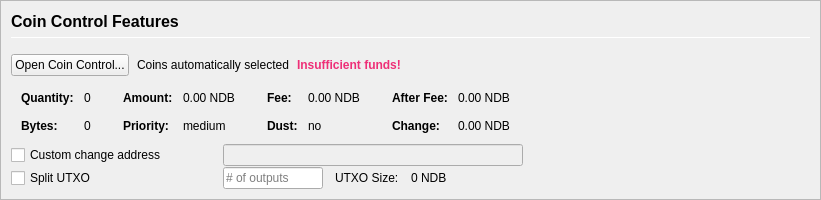
         <widget class="QFrame" name="frameCoinControl">
          <property name="sizePolicy">
           <sizepolicy hsizetype="Expanding" vsizetype="Expanding">
            <horstretch>0</horstretch>
            <verstretch>0</verstretch>
           </sizepolicy>
          </property>
          <property name="maximumSize">
           <size>
            <width>16777215</width>
            <height>16777215</height>
           </size>
          </property>
          <property name="frameShape">
           <enum>QFrame::StyledPanel</enum>
          </property>
          <property name="frameShadow">
           <enum>QFrame::Sunken</enum>
          </property>
          <layout class="QVBoxLayout" name="verticalLayoutCoinControl2">
           <property name="spacing">
            <number>0</number>
           </property>
           <property name="leftMargin">
            <number>0</number>
           </property>
           <property name="topMargin">
            <number>0</number>
           </property>
           <property name="rightMargin">
            <number>0</number>
           </property>
           <property name="bottomMargin">
            <number>0</number>
           </property>
           <item>
            <widget class="QFrame" name="frameCoinControl_BG">
             <layout class="QVBoxLayout" name="verticalLayoutCoinControl" stretch="0,0,0,0,0,0">
              <property name="spacing">
               <number>1</number>
              </property>
              <property name="leftMargin">
               <number>10</number>
              </property>
              <property name="topMargin">
               <number>10</number>
              </property>
              <item>
               <layout class="QHBoxLayout" name="horizontalLayoutCoinControl1">
                <property name="bottomMargin">
                 <number>15</number>
                </property>
                <item>
                 <layout class="QVBoxLayout" name="verticalLayout_3">
                  <property name="spacing">
                   <number>6</number>
                  </property>
                  <item>
                   <widget class="QLabel" name="labelCoinControlFeatures">
                    <property name="sizePolicy">
                     <sizepolicy hsizetype="Preferred" vsizetype="Maximum">
                      <horstretch>0</horstretch>
                      <verstretch>0</verstretch>
                     </sizepolicy>
                    </property>
                    <property name="minimumSize">
                     <size>
                      <width>0</width>
                      <height>20</height>
                     </size>
                    </property>
                    <property name="font">
                     <font>
                      <pointsize>12</pointsize>
                      <weight>75</weight>
                      <bold>true</bold>
                     </font>
                    </property>
                    <property name="styleSheet">
                     <string notr="true">font-weight:bold;</string>
                    </property>
                    <property name="text">
                     <string>Coin Control Features</string>
                    </property>
                   </widget>
                  </item>
                  <item>
                   <widget class="Line" name="line">
                    <property name="minimumSize">
                     <size>
                      <width>0</width>
                      <height>1</height>
                     </size>
                    </property>
                    <property name="maximumSize">
                     <size>
                      <width>16777215</width>
                      <height>1</height>
                     </size>
                    </property>
                    <property name="orientation">
                     <enum>Qt::Horizontal</enum>
                    </property>
                   </widget>
                  </item>
                 </layout>
                </item>
               </layout>
              </item>
              <item>
               <layout class="QHBoxLayout" name="horizontalLayoutCoinControl2" stretch="0,0,0,0">
                <property name="spacing">
                 <number>8</number>
                </property>
                <property name="bottomMargin">
                 <number>10</number>
                </property>
                <item>
                 <widget class="QPushButton" name="pushButtonCoinControl">
                  <property name="styleSheet">
                   <string notr="true"/>
                  </property>
                  <property name="text">
                   <string>Open Coin Control...</string>
                  </property>
                  <property name="autoDefault">
                   <bool>false</bool>
                  </property>
                 </widget>
                </item>
                <item>
                 <widget class="QLabel" name="labelCoinControlAutomaticallySelected">
                  <property name="text">
                   <string>Coins automatically selected</string>
                  </property>
                  <property name="margin">
                   <number>5</number>
                  </property>
                 </widget>
                </item>
                <item>
                 <widget class="QLabel" name="labelCoinControlInsuffFunds">
                  <property name="font">
                   <font>
                    <weight>75</weight>
                    <bold>true</bold>
                   </font>
                  </property>
                  <property name="styleSheet">
                   <string notr="true">color: #ee2f77;font-weight:bold;</string>
                  </property>
                  <property name="text">
                   <string>Insufficient funds!</string>
                  </property>
                  <property name="margin">
                   <number>5</number>
                  </property>
                 </widget>
                </item>
                <item>
                 <spacer name="horizontalSpacerCoinControl">
                  <property name="orientation">
                   <enum>Qt::Horizontal</enum>
                  </property>
                  <property name="sizeHint" stdset="0">
                   <size>
                    <width>40</width>
                    <height>1</height>
                   </size>
                  </property>
                 </spacer>
                </item>
               </layout>
              </item>
              <item>
               <widget class="QWidget" name="widgetCoinControl" native="true">
                <property name="sizePolicy">
                 <sizepolicy hsizetype="Preferred" vsizetype="Preferred">
                  <horstretch>0</horstretch>
                  <verstretch>0</verstretch>
                 </sizepolicy>
                </property>
                <property name="minimumSize">
                 <size>
                  <width>0</width>
                  <height>0</height>
                 </size>
                </property>
                <property name="styleSheet">
                 <string notr="true"/>
                </property>
                <layout class="QHBoxLayout" name="horizontalLayoutCoinControl5">
                 <property name="leftMargin">
                  <number>0</number>
                 </property>
                 <property name="topMargin">
                  <number>0</number>
                 </property>
                 <property name="rightMargin">
                  <number>0</number>
                 </property>
                 <property name="bottomMargin">
                  <number>0</number>
                 </property>
                 <item>
                  <layout class="QHBoxLayout" name="horizontalLayoutCoinControl3" stretch="0,0,0,1">
                   <property name="spacing">
                    <number>20</number>
                   </property>
                   <property name="topMargin">
                    <number>0</number>
                   </property>
                   <property name="bottomMargin">
                    <number>10</number>
                   </property>
                   <item>
                    <layout class="QFormLayout" name="formLayoutCoinControl1">
                     <property name="horizontalSpacing">
                      <number>10</number>
                     </property>
                     <property name="verticalSpacing">
                      <number>14</number>
                     </property>
                     <property name="leftMargin">
                      <number>10</number>
                     </property>
                     <property name="topMargin">
                      <number>4</number>
                     </property>
                     <property name="rightMargin">
                      <number>6</number>
                     </property>
                     <item row="0" column="0">
                      <widget class="QLabel" name="labelCoinControlQuantityText">
                       <property name="font">
                        <font>
                         <weight>75</weight>
                         <bold>true</bold>
                        </font>
                       </property>
                       <property name="text">
                        <string>Quantity:</string>
                       </property>
                       <property name="margin">
                        <number>0</number>
                       </property>
                      </widget>
                     </item>
                     <item row="0" column="1">
                      <widget class="QLabel" name="labelCoinControlQuantity">
                       <property name="cursor">
                        <cursorShape>IBeamCursor</cursorShape>
                       </property>
                       <property name="contextMenuPolicy">
                        <enum>Qt::ActionsContextMenu</enum>
                       </property>
                       <property name="text">
                        <string notr="true">0</string>
                       </property>
                       <property name="margin">
                        <number>0</number>
                       </property>
                       <property name="textInteractionFlags">
                        <set>Qt::LinksAccessibleByMouse|Qt::TextSelectableByKeyboard|Qt::TextSelectableByMouse</set>
                       </property>
                      </widget>
                     </item>
                     <item row="1" column="0">
                      <widget class="QLabel" name="labelCoinControlBytesText">
                       <property name="font">
                        <font>
                         <weight>75</weight>
                         <bold>true</bold>
                        </font>
                       </property>
                       <property name="text">
                        <string>Bytes:</string>
                       </property>
                      </widget>
                     </item>
                     <item row="1" column="1">
                      <widget class="QLabel" name="labelCoinControlBytes">
                       <property name="cursor">
                        <cursorShape>IBeamCursor</cursorShape>
                       </property>
                       <property name="contextMenuPolicy">
                        <enum>Qt::ActionsContextMenu</enum>
                       </property>
                       <property name="text">
                        <string notr="true">0</string>
                       </property>
                       <property name="textInteractionFlags">
                        <set>Qt::LinksAccessibleByMouse|Qt::TextSelectableByKeyboard|Qt::TextSelectableByMouse</set>
                       </property>
                      </widget>
                     </item>
                    </layout>
                   </item>
                   <item>
                    <layout class="QFormLayout" name="formLayoutCoinControl2">
                     <property name="horizontalSpacing">
                      <number>10</number>
                     </property>
                     <property name="verticalSpacing">
                      <number>14</number>
                     </property>
                     <property name="leftMargin">
                      <number>6</number>
                     </property>
                     <property name="topMargin">
                      <number>4</number>
                     </property>
                     <property name="rightMargin">
                      <number>6</number>
                     </property>
                     <item row="0" column="0">
                      <widget class="QLabel" name="labelCoinControlAmountText">
                       <property name="font">
                        <font>
                         <weight>75</weight>
                         <bold>true</bold>
                        </font>
                       </property>
                       <property name="text">
                        <string>Amount:</string>
                       </property>
                       <property name="margin">
                        <number>0</number>
                       </property>
                      </widget>
                     </item>
                     <item row="0" column="1">
                      <widget class="QLabel" name="labelCoinControlAmount">
                       <property name="cursor">
                        <cursorShape>IBeamCursor</cursorShape>
                       </property>
                       <property name="contextMenuPolicy">
                        <enum>Qt::ActionsContextMenu</enum>
                       </property>
                       <property name="text">
                        <string notr="true">0.00 NDB</string>
                       </property>
                       <property name="textInteractionFlags">
                        <set>Qt::LinksAccessibleByMouse|Qt::TextSelectableByKeyboard|Qt::TextSelectableByMouse</set>
                       </property>
                      </widget>
                     </item>
                     <item row="1" column="0">
                      <widget class="QLabel" name="labelCoinControlPriorityText">
                       <property name="font">
                        <font>
                         <weight>75</weight>
                         <bold>true</bold>
                        </font>
                       </property>
                       <property name="text">
                        <string>Priority:</string>
                       </property>
                      </widget>
                     </item>
                     <item row="1" column="1">
                      <widget class="QLabel" name="labelCoinControlPriority">
                       <property name="cursor">
                        <cursorShape>IBeamCursor</cursorShape>
                       </property>
                       <property name="contextMenuPolicy">
                        <enum>Qt::ActionsContextMenu</enum>
                       </property>
                       <property name="text">
                        <string>medium</string>
                       </property>
                       <property name="textInteractionFlags">
                        <set>Qt::LinksAccessibleByMouse|Qt::TextSelectableByKeyboard|Qt::TextSelectableByMouse</set>
                       </property>
                      </widget>
                     </item>
                    </layout>
                   </item>
                   <item>
                    <layout class="QFormLayout" name="formLayoutCoinControl3">
                     <property name="horizontalSpacing">
                      <number>10</number>
                     </property>
                     <property name="verticalSpacing">
                      <number>14</number>
                     </property>
                     <property name="leftMargin">
                      <number>6</number>
                     </property>
                     <property name="topMargin">
                      <number>4</number>
                     </property>
                     <property name="rightMargin">
                      <number>6</number>
                     </property>
                     <item row="0" column="0">
                      <widget class="QLabel" name="labelCoinControlFeeText">
                       <property name="font">
                        <font>
                         <weight>75</weight>
                         <bold>true</bold>
                        </font>
                       </property>
                       <property name="text">
                        <string>Fee:</string>
                       </property>
                       <property name="margin">
                        <number>0</number>
                       </property>
                      </widget>
                     </item>
                     <item row="0" column="1">
                      <widget class="QLabel" name="labelCoinControlFee">
                       <property name="cursor">
                        <cursorShape>IBeamCursor</cursorShape>
                       </property>
                       <property name="contextMenuPolicy">
                        <enum>Qt::ActionsContextMenu</enum>
                       </property>
                       <property name="text">
                        <string notr="true">0.00 NDB</string>
                       </property>
                       <property name="textInteractionFlags">
                        <set>Qt::LinksAccessibleByMouse|Qt::TextSelectableByKeyboard|Qt::TextSelectableByMouse</set>
                       </property>
                      </widget>
                     </item>
                     <item row="1" column="0">
                      <widget class="QLabel" name="labelCoinControlLowOutputText">
                       <property name="font">
                        <font>
                         <weight>75</weight>
                         <bold>true</bold>
                        </font>
                       </property>
                       <property name="text">
                        <string>Dust:</string>
                       </property>
                      </widget>
                     </item>
                     <item row="1" column="1">
                      <widget class="QLabel" name="labelCoinControlLowOutput">
                       <property name="cursor">
                        <cursorShape>IBeamCursor</cursorShape>
                       </property>
                       <property name="contextMenuPolicy">
                        <enum>Qt::ActionsContextMenu</enum>
                       </property>
                       <property name="text">
                        <string>no</string>
                       </property>
                       <property name="textInteractionFlags">
                        <set>Qt::LinksAccessibleByMouse|Qt::TextSelectableByKeyboard|Qt::TextSelectableByMouse</set>
                       </property>
                      </widget>
                     </item>
                    </layout>
                   </item>
                   <item>
                    <layout class="QFormLayout" name="formLayoutCoinControl4">
                     <property name="horizontalSpacing">
                      <number>10</number>
                     </property>
                     <property name="verticalSpacing">
                      <number>14</number>
                     </property>
                     <property name="leftMargin">
                      <number>6</number>
                     </property>
                     <property name="topMargin">
                      <number>4</number>
                     </property>
                     <property name="rightMargin">
                      <number>6</number>
                     </property>
                     <item row="0" column="0">
                      <widget class="QLabel" name="labelCoinControlAfterFeeText">
                       <property name="font">
                        <font>
                         <weight>75</weight>
                         <bold>true</bold>
                        </font>
                       </property>
                       <property name="text">
                        <string>After Fee:</string>
                       </property>
                       <property name="margin">
                        <number>0</number>
                       </property>
                      </widget>
                     </item>
                     <item row="0" column="1">
                      <widget class="QLabel" name="labelCoinControlAfterFee">
                       <property name="cursor">
                        <cursorShape>IBeamCursor</cursorShape>
                       </property>
                       <property name="contextMenuPolicy">
                        <enum>Qt::ActionsContextMenu</enum>
                       </property>
                       <property name="text">
                        <string notr="true">0.00 NDB</string>
                       </property>
                       <property name="textInteractionFlags">
                        <set>Qt::LinksAccessibleByMouse|Qt::TextSelectableByKeyboard|Qt::TextSelectableByMouse</set>
                       </property>
                      </widget>
                     </item>
                     <item row="1" column="0">
                      <widget class="QLabel" name="labelCoinControlChangeText">
                       <property name="font">
                        <font>
                         <weight>75</weight>
                         <bold>true</bold>
                        </font>
                       </property>
                       <property name="text">
                        <string>Change:</string>
                       </property>
                      </widget>
                     </item>
                     <item row="1" column="1">
                      <widget class="QLabel" name="labelCoinControlChange">
                       <property name="cursor">
                        <cursorShape>IBeamCursor</cursorShape>
                       </property>
                       <property name="contextMenuPolicy">
                        <enum>Qt::ActionsContextMenu</enum>
                       </property>
                       <property name="text">
                        <string notr="true">0.00 NDB</string>
                       </property>
                       <property name="textInteractionFlags">
                        <set>Qt::LinksAccessibleByMouse|Qt::TextSelectableByKeyboard|Qt::TextSelectableByMouse</set>
                       </property>
                      </widget>
                     </item>
                    </layout>
                   </item>
                  </layout>
                 </item>
                </layout>
               </widget>
              </item>
              <item>
               <layout class="QHBoxLayout" name="horizontalLayoutCoinControl4">
                <property name="spacing">
                 <number>12</number>
                </property>
                <property name="sizeConstraint">
                 <enum>QLayout::SetDefaultConstraint</enum>
                </property>
                <property name="topMargin">
                 <number>0</number>
                </property>
                <property name="rightMargin">
                 <number>0</number>
                </property>
                <item>
                 <widget class="QCheckBox" name="checkBoxCoinControlChange">
                  <property name="sizePolicy">
                   <sizepolicy hsizetype="Preferred" vsizetype="Preferred">
                    <horstretch>0</horstretch>
                    <verstretch>0</verstretch>
                   </sizepolicy>
                  </property>
                  <property name="minimumSize">
                   <size>
                    <width>200</width>
                    <height>0</height>
                   </size>
                  </property>
                  <property name="maximumSize">
                   <size>
                    <width>200</width>
                    <height>16777215</height>
                   </size>
                  </property>
                  <property name="toolTip">
                   <string>If this is activated, but the change address is empty or invalid, change will be sent to a newly generated address.</string>
                  </property>
                  <property name="text">
                   <string>Custom change address</string>
                  </property>
                 </widget>
                </item>
                <item>
                 <widget class="QValidatedLineEdit" name="lineEditCoinControlChange">
                  <property name="enabled">
                   <bool>false</bool>
                  </property>
                  <property name="sizePolicy">
                   <sizepolicy hsizetype="Preferred" vsizetype="Preferred">
                    <horstretch>0</horstretch>
                    <verstretch>0</verstretch>
                   </sizepolicy>
                  </property>
                  <property name="minimumSize">
                   <size>
                    <width>300</width>
                    <height>0</height>
                   </size>
                  </property>
                 </widget>
                </item>
                <item>
                 <widget class="QLabel" name="labelCoinControlChangeLabel">
                  <property name="sizePolicy">
                   <sizepolicy hsizetype="Preferred" vsizetype="Preferred">
                    <horstretch>0</horstretch>
                    <verstretch>0</verstretch>
                   </sizepolicy>
                  </property>
                  <property name="minimumSize">
                   <size>
                    <width>100</width>
                    <height>0</height>
                   </size>
                  </property>
                  <property name="text">
                   <string/>
                  </property>
                  <property name="margin">
                   <number>3</number>
                  </property>
                 </widget>
                </item>
               </layout>
              </item>
              <item>
               <layout class="QHBoxLayout" name="horizontalLayoutCoinControl6">
                <property name="spacing">
                 <number>12</number>
                </property>
                <property name="rightMargin">
                 <number>0</number>
                </property>
                <item>
                 <widget class="QCheckBox" name="splitBlockCheckBox">
                  <property name="sizePolicy">
                   <sizepolicy hsizetype="Preferred" vsizetype="Preferred">
                    <horstretch>0</horstretch>
                    <verstretch>0</verstretch>
                   </sizepolicy>
                  </property>
                  <property name="minimumSize">
                   <size>
                    <width>200</width>
                    <height>0</height>
                   </size>
                  </property>
                  <property name="maximumSize">
                   <size>
                    <width>200</width>
                    <height>16777215</height>
                   </size>
                  </property>
                  <property name="text">
                   <string>Split UTXO</string>
                  </property>
                 </widget>
                </item>
                <item>
                 <widget class="QLineEdit" name="splitBlockLineEdit">
                  <property name="sizePolicy">
                   <sizepolicy hsizetype="Preferred" vsizetype="Preferred">
                    <horstretch>50</horstretch>
                    <verstretch>0</verstretch>
                   </sizepolicy>
                  </property>
                  <property name="minimumSize">
                   <size>
                    <width>100</width>
                    <height>0</height>
                   </size>
                  </property>
                  <property name="maximumSize">
                   <size>
                    <width>100</width>
                    <height>16777215</height>
                   </size>
                  </property>
                  <property name="placeholderText">
                   <string># of outputs</string>
                  </property>
                 </widget>
                </item>
                <item>
                 <widget class="QLabel" name="labelBlockSizeText">
                  <property name="text">
                   <string>UTXO Size:</string>
                  </property>
                 </widget>
                </item>
                <item>
                 <widget class="QLabel" name="labelBlockSize">
                  <property name="text">
                   <string>0 NDB</string>
                  </property>
                 </widget>
                </item>
                <item>
                 <spacer name="horizontalSpacer_7">
                  <property name="orientation">
                   <enum>Qt::Horizontal</enum>
                  </property>
                  <property name="sizeHint" stdset="0">
                   <size>
                    <width>40</width>
                    <height>20</height>
                   </size>
                  </property>
                 </spacer>
                </item>
               </layout>
              </item>
              <item>
               <spacer name="verticalSpacerCoinControl">
                <property name="orientation">
                 <enum>Qt::Vertical</enum>
                </property>
                <property name="sizeHint" stdset="0">
                 <size>
                  <width>800</width>
                  <height>1</height>
                 </size>
                </property>
               </spacer>
              </item>
             </layout>
            </widget>
           </item>
          </layout>
         </widget>
